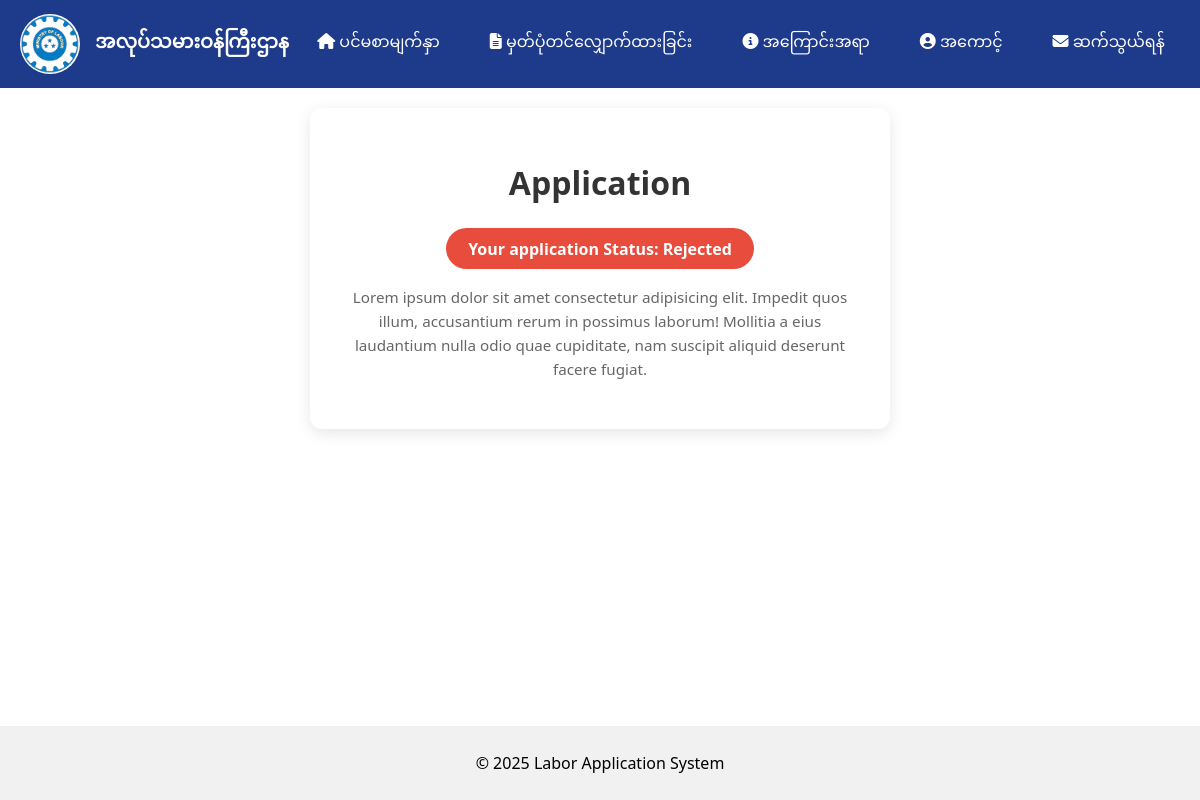
Page /user?vr=applications (signed in) on the earlier database version.
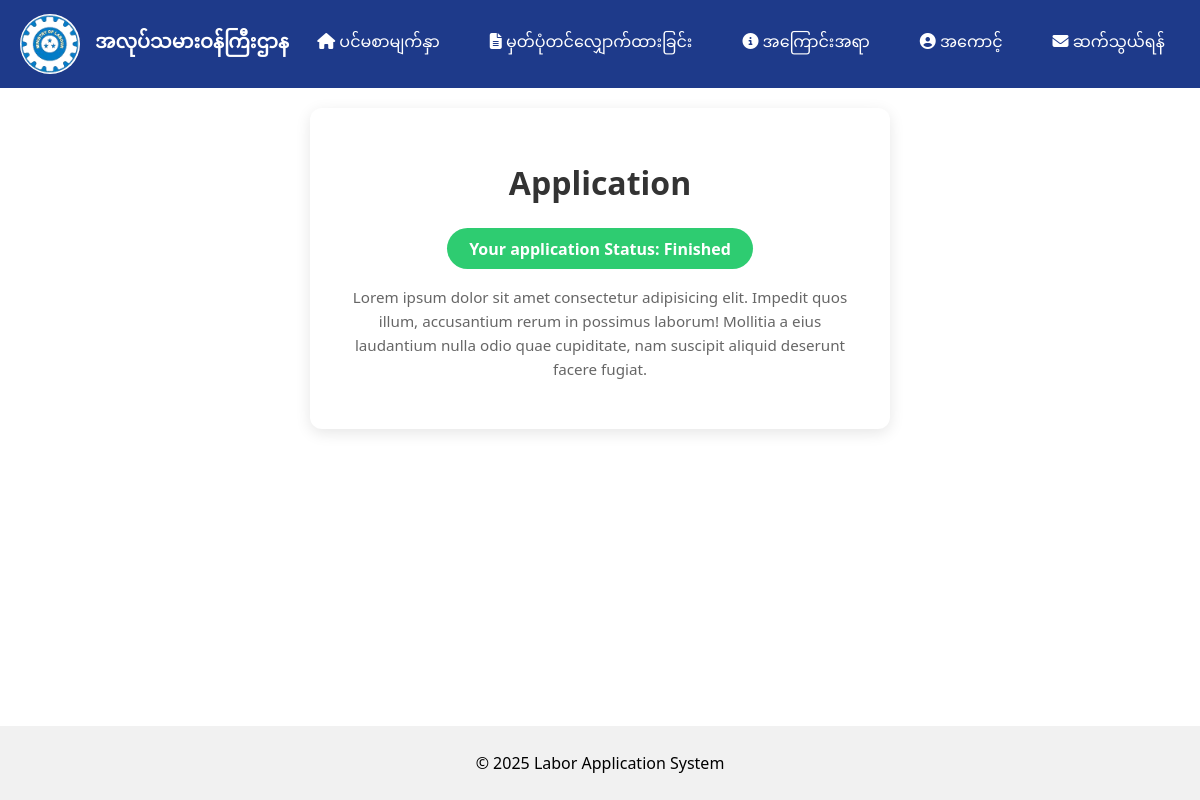
Same page on the later database version.
### tables this page shows
CREATE TABLE `employee_req_form` (
  `id` int(11) NOT NULL,
  `user_id` int(11) NOT NULL,
  `name` varchar(255) NOT NULL,
  `position` varchar(255) NOT NULL,
  `department_address` text DEFAULT NULL,
  `phone` varchar(20) DEFAULT NULL,
  `report_receiver_name` varchar(200) DEFAULT NULL,
  `report_receiver_position` varchar(200) NOT NULL,
  `report_receiver_address` text NOT NULL,
  `report_receiver_time` datetime NOT NULL,
  `occupation` longtext NOT NULL CHECK (json_valid(`occupation`)),
  `department_confirm_sign` longtext DEFAULT NULL,
  `department_confirm_stamp` longtext DEFAULT NULL,
  `status` enum('Pending','Department Approvel','Rejected','Finished','Confirmed') NOT NULL DEFAULT 'Pending',
  `is_resubmit` tinyint(1) NOT NULL DEFAULT 0,
  `submitted_at` timestamp NOT NULL DEFAULT current_timestamp()
);

### user/models/UserModel.php (called while the page is built, shortened)
<?php
class UserModel extends Connection
{
    public $user_id = 0;
    public function get_registered_status($type)
    {
        try {
            $query = parent::$connection->prepare("SELECT status, is_resubmit FROM applications WHERE user_id = ?");
            if($type == 'employer'){
                $query = parent::$connection->prepare("SELECT status, is_resubmit FROM employee_req_form WHERE user_id = ?");
            }
            $query->bind_param('i', $this->user_id);
            mysqli_execute($query);
            $result = $query->get_result();
            $application = $result->fetch_assoc();
            return $application;
        } catch (Exception $e) {
            die("Error while getting user's registered application");
        }
    }
}

### user/views/applications/details.php (the view, shortened to what this page needs)
<div id="container">
    <h1>Application</h1>
    <?php
    if (!isset($_SESSION['user_id'])):
        ?>
        <a href="<?= BASE_URL ?>/?vr=account&auth=login&msg=You must create an account to Continue">Make An Application</a>
        <?php
    else:
        $userModel = new UserModel();
        $userModel->user_id = (int) $_SESSION['user_id'];
        $status = $userModel->get_registered_status($_SESSION['type']);
        if ($status['status'] ?? null):
            $s = $status['status'];
            if (!$status['is_resubmit']):
                ?>
                <a href="<?= $s == 'Rejected' ? '?vr=applications&'.( $_SESSION['type'] == 'employee' ? 'rj=' : 'rje=') : '' ?>" class="<?= $s == 'Rejected' ? 'rejected' :
                            ($s == 'Pending' ? 'pending' : 'success') ?>">Your application Status: <?= $s ?></a>
            <?php else: ?>
                <p class="pending">Your Resubmitted Application is checking underway..</p>
            <?php endif; endif; endif; ?>
    <p>Lorem ipsum dolor sit amet consectetur adipisicing elit. Impedit quos illum, accusantium rerum in possimus
        laborum! Mollitia a eius laudantium nulla odio quae cupiditate, nam suscipit aliquid deserunt facere fugiat.</p>
</div>

Differences in the rows shown:
removed employee_req_form: status "Rejected"
added employee_req_form: status "Finished"
